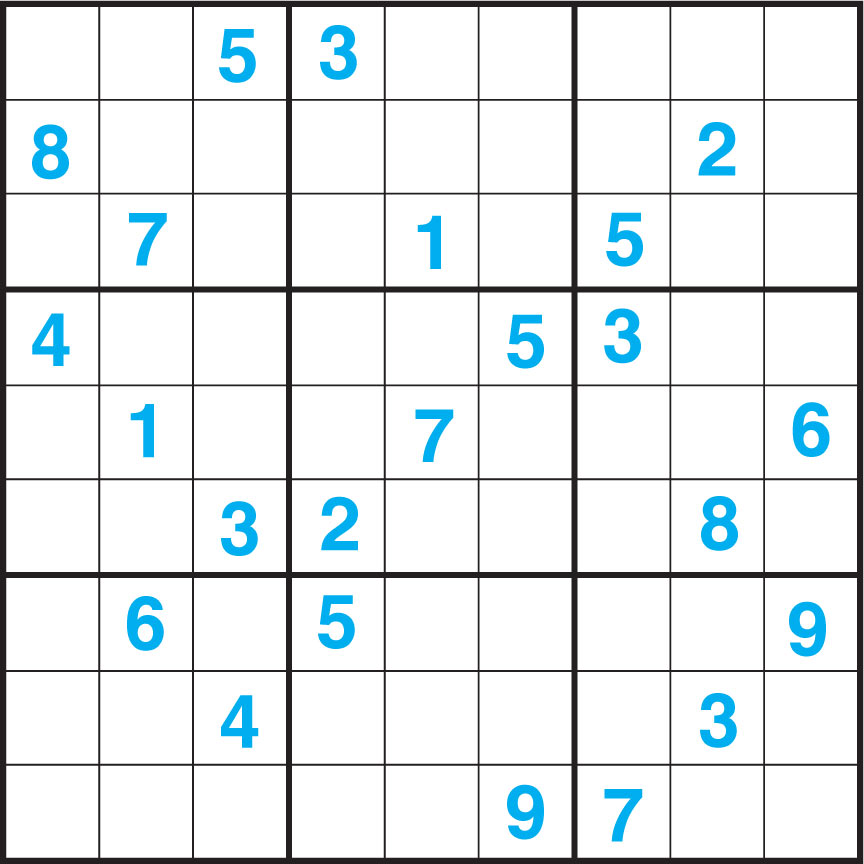
#> input picture Lab4/Tasks/line5.jpg, 864 x 864 px; the run also reads 1 picture not shown here
$ jupyter execute --allow-errors lab4.ipynb
#> lines starting #> are read from the running program, lines starting #| are printed output that depends on the picture; after the words box and inside, x2 and y2 are one past the last pixel; in counts of white or black regions, pixels touching at a corner belong together; long printed decimals are rounded
Задание №1

[cell 1]
import cv2
import numpy as np

[cell 2]
# Загрузка изображения
image = cv2.imread('line5.jpg')
#> image is the input picture: shape (864, 864, 3); mean B, G, R 236.2, 234.1, 228.7

# Преобразование изображения в оттенки серого
gray = cv2.cvtColor(image, cv2.COLOR_BGR2GRAY)

# Применение Гауссова размытия для уменьшения шума и улучшения обнаружения границ
gray = cv2.GaussianBlur(gray, (5, 5), 0)

# Обнаружение границ с помощью детектора границ Canny
edges = cv2.Canny(gray, 50, 150, apertureSize=3)
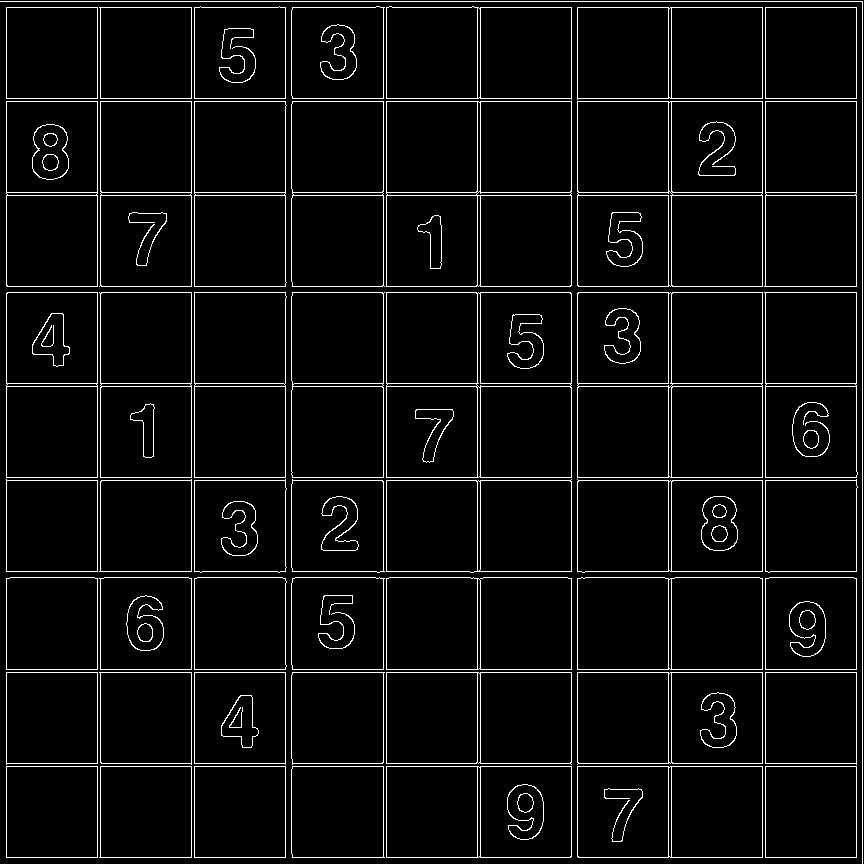
#> edges: shape (864, 864); 5% white in thin lines or dots

# Использование преобразования Хафа для обнаружения линий
# 1 - разрешение расстояния в пространстве Хафа в пикселях
# np.pi / 180 - разрешение угла в пространстве Хафа в радианах
# 100 - пороговое значение для принятия линии
lines = cv2.HoughLines(edges, 1, np.pi / 180, 200)
#> lines = 38 rows, first 8: [862, 0], [1, 1.57], [191, 0], [672, 1.57], [195, 1.57], [6, 0], [97, 0], [194, 0]

# Отрисовка линий на исходном изображении
for line in lines:
    rho, theta = line[0]
    a = np.cos(theta)
    b = np.sin(theta)
    x0 = a * rho
    y0 = b * rho
    x1 = int(x0 + 1000 * (-b))
    y1 = int(y0 + 1000 * (a))
    x2 = int(x0 - 1000 * (-b))
    y2 = int(y0 - 1000 * (a))
    cv2.line(image, (x1, y1), (x2, y2), (255, 255, 255), 14)
#> this loop made 38 passes
#> (rho, theta, a, b, x0, y0, x1, y1) on passes 1, 3, 4, 5, 6, 7, 8, 9, 10, 11, 12, 13: (862, 0, 1, 0, 862, 0, 862, 1000), (191, 0, 1, 0, 191, 0, 191, 1000), (672, 1.57, -4.37e-08, 1, -2.94e-05, 672, -1000, 671), (195, 1.57, -4.37e-08, 1, -8.52e-06, 195, -1000, 194), (6, 0, 1, 0, 6, 0, 6, 1000), (97, 0, 1, 0, 97, 0, 97, 1000), (194, 0, 1, 0, 194, 0, 194, 1000), (386, 0, 1, 0, 386, 0, 386, 1000), (668, 0, 1, 0, 668, 0, 668, 1000), (762, 0, 1, 0, 762, 0, 762, 1000), (765, 0, 1, 0, 765, 0, 765, 1000), (98, 1.57, -4.37e-08, 1, -4.28e-06, 98, -1000, 97)
#> (rho, theta, b, x0, y0, x1, y1, x2) on pass 2: (1, 1.57, 1, -4.37e-08, 1, -1000, 0, 999)
#> image: shape (864, 864, 3); 16.79% of pixels changed, all inside (x1, y1, x2, y2) = (0, 0, 864, 864)

# Отображение результата
cv2.imshow('Hough Lines', image)
cv2.imshow('ISH', gray)
cv2.imshow('edges', edges)
cv2.waitKey(0)
cv2.destroyAllWindows()

Задание №2

[cell 3]
path = r"./res_circ.jpg"
pic = cv2.imread(path, cv2.IMREAD_COLOR)
#b, r, g = cv2.split(pic)
#pic = cv2.merge([b,r,g])
pic_g = cv2.imread(path, cv2.IMREAD_GRAYSCALE)
#> pic_g: shape (498, 334); min 0, max 255, mean 206.5
pic_f = cv2.GaussianBlur(255 - pic_g,(3,3),0)
a = pic.shape[0]
#> a = 498
circles = cv2.HoughCircles(pic_g, cv2.HOUGH_GRADIENT, 1, minDist = a//20, param1 = 100, param2 = 50, minRadius = a//1000, maxRadius = a//2)
#> circles = [[106.5, 412.5, 48.3], [183.5, 284.5, 54.6], [221.5, 99.5, 29.3], [79.5, 100.5, 47.4]]
print(circles[0])
#| [[106.5 412.5  48.3]
#|  [183.5 284.5  54.6]
#|  [221.5  99.5  29.3]
#|  [ 79.5 100.5  47.4]]
max_radius = 0
for circle in circles[0]:
    center = int(circle[0]), int(circle[1])
    radius = int(circle[2])
    if max_radius < radius: max_radius = radius
    cv2.circle(pic, center, radius, (0, 0, 255), 3)
#> this loop made 4 passes
#> (circle, center, radius, max_radius) on passes 1 to 2: ([106.5, 412.5, 48.3], (106, 412), 48, 48), ([183.5, 284.5, 54.6], (183, 284), 54, 54)
#> (circle, center, radius) on passes 3 to 4: ([221.5, 99.5, 29.3], (221, 99), 29), ([79.5, 100.5, 47.4], (79, 100), 47)
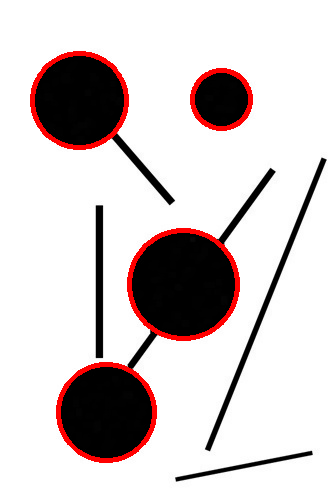
#> pic: shape (498, 334, 3); mean B, G, R 203.1, 203.1, 211.7
#> after the loop, max_radius = 54
cv2.imshow('result', pic)
cv2.imshow('original', pic_g)
cv2.imshow('pic_f', pic_f)
print(f"Максимальный радиус равен {max_radius}")
#| Максимальный радиус равен 54
cv2.waitKey(0)
cv2.destroyAllWindows()

[cell 4]
path = r"./res_circ.jpg"
image = cv2.imread(path)

# Преобразование изображения в оттенки серого
gray = cv2.cvtColor(image, cv2.COLOR_BGR2GRAY)
#gray_inv = cv2.bitwise_not(gray)

# Применение Гауссова размытия для уменьшения шума
blurred = cv2.GaussianBlur(gray, (5, 5), 0)
# Обнаружение границ с помощью детектора границ Canny
edges = cv2.Canny(blurred, 50, 150, apertureSize=3)
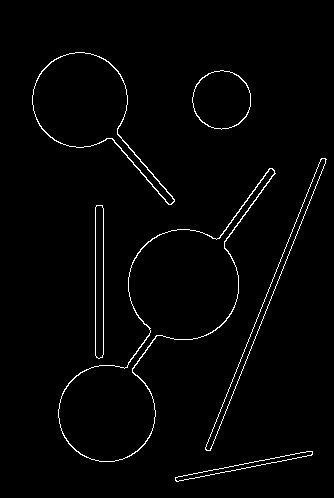
#> edges: shape (498, 334); 1.9% white in thin lines or dots, all inside (x1, y1, x2, y2) = (32, 52, 327, 482)

# Использование Probabilistic Hough Transform для обнаружения линий
# 1 и np.pi / 180 - разрешение в пространстве Хафа (расстояние и угол)
# 50 - минимальная длина линии
# 10 - максимальное разрыв между сегментами линии для считывания их за одну линию
lines = cv2.HoughLinesP(edges, 1, np.pi / 180, threshold=50, minLineLength=30, maxLineGap=5)
#> lines = [[205, 447, 321, 158], [103, 354, 103, 208], [95, 355, 95, 207], [235, 386, 326, 159], [210, 450, 305, 213], [218, 238, 269, 168], [224, 242, 274, 173], [176, 481, 312, 454], [117, 133, 172, 196], [175, 477, 308, 451], [112, 138, 168, 204], [219, 238, 270, 168]]

# Отрисовка линий на исходном изображении
max_len = 0
for num, line in enumerate(lines):
    #print(f"{num} {line[0]}")
    x1, y1, x2, y2 = line[0]
    len = np.sqrt((x2 - x1) ** 2 + (y2 - y1) ** 2)
    if max_len < len: max_len = len
    cv2.line(image, (x1, y1), (x2, y2), (0, 255, 0), 2)
#> this loop made 12 passes
#> (x1, y1, x2, y2, len, max_len) on pass 1: (205, 447, 321, 158, 311.4, 311.4)
#> (x1, y1, x2, y2, len) on passes 2 to 7: (103, 354, 103, 208, 146), (95, 355, 95, 207, 148), (235, 386, 326, 159, 244.6), (210, 450, 305, 213, 255.3), (218, 238, 269, 168, 86.61), (224, 242, 274, 173, 85.21)
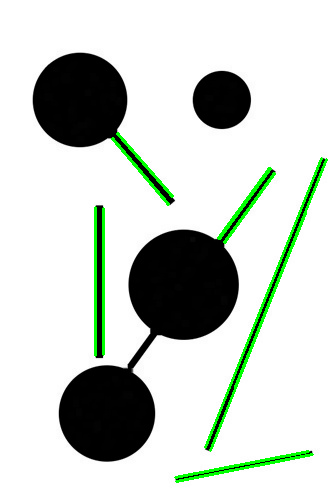
#> image: shape (498, 334, 3); mean B, G, R 202.8, 210, 202.8
#> after the loop, max_len = 311.4

# Отображение результата
cv2.imshow('Probabilistic Hough Lines', image)
cv2.imshow('edges', edges)
#cv2.imshow('gray_inv', gray_inv)
cv2.imshow('gray', gray)
print(f"Максимальная длина отрезка: {max_len}")
#| Максимальная длина отрезка: 311.411
cv2.waitKey(0)
cv2.destroyAllWindows()

Задание №3

[cell 5]
path = r"./4_5_1.jpg"
pic = cv2.imread(path, cv2.IMREAD_REDUCED_COLOR_8)
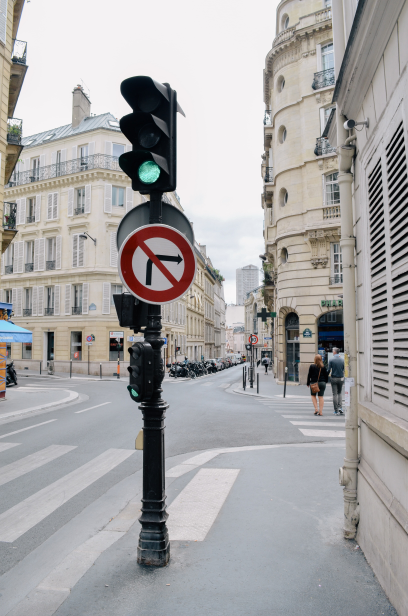
#> input picture Lab4/Tasks/4_5_1.jpg, 408 x 616 px
#> pic is the input picture: shape (616, 408, 3); mean B, G, R 164.4, 164.2, 165.8
#b, r, g = cv2.split(pic)
#pic = cv2.merge([b,r,g])
pic_g = cv2.imread(path, cv2.IMREAD_REDUCED_GRAYSCALE_8)
#> pic_g: shape (616, 408); min 2, max 248, mean 164.7
pic_f = cv2.GaussianBlur(255 - pic_g,(3,3),0)
#> pic_f: shape (616, 408)
a = pic.shape[0]
#> a = 616
circles = cv2.HoughCircles(pic_g, cv2.HOUGH_GRADIENT, 1, minDist = a//20, param1 = 100, param2 = 50, minRadius = a//1000, maxRadius = a//15)
#> circles = [[158.5, 263.5, 38.2]]
print(circles[0])
#| [[158.5 263.5  38.2]]
for circle in circles[0]:
    center = int(circle[0]), int(circle[1])
    radius = int(circle[2])
    cv2.circle(pic, center, radius, (0, 0, 255), 3)
#> this loop made 1 pass
#> (circle, center, radius) on pass 1: ([158.5, 263.5, 38.2], (158, 263), 38)
#> pic: shape (616, 408, 3); 0.48% of pixels changed, all inside (x1, y1, x2, y2) = (118, 223, 199, 304)
cv2.imshow('result', pic)
cv2.imshow('original', pic_g)
cv2.imshow('pic_f', pic_f)
cv2.waitKey(0)
cv2.destroyAllWindows()

[cell 6]
import cv2
path = r"./4_5_2.jpg"
pic = cv2.imread(path, cv2.IMREAD_REDUCED_COLOR_8)
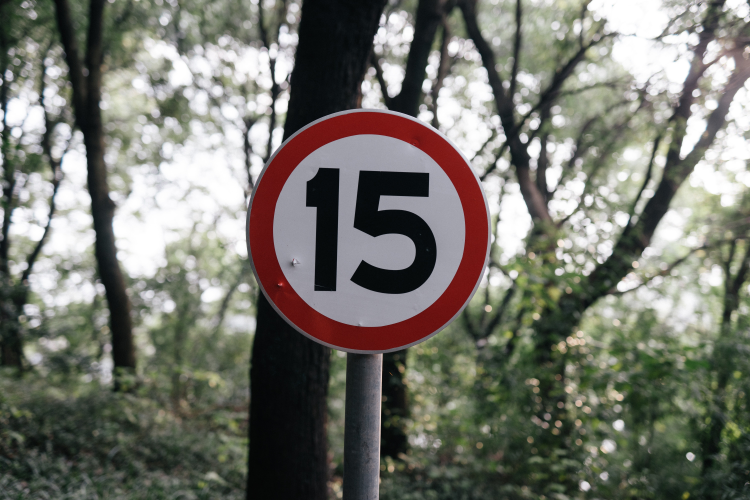
#> input picture Lab4/Tasks/4_5_2.jpg, 750 x 500 px
#> pic is the input picture: shape (500, 750, 3); mean B, G, R 109.6, 117.8, 117.5
pic_g = cv2.imread(path, cv2.IMREAD_REDUCED_GRAYSCALE_8)
#> pic_g: shape (500, 750); min 5, max 255, mean 116.8
pic_f = cv2.GaussianBlur(255 - pic_g,(3,3),0)
#> pic_f: shape (500, 750)
a = pic.shape[0]
#> a = 500
circles = cv2.HoughCircles(pic_g, cv2.HOUGH_GRADIENT, 1, minDist = a//20, param1 = 100, param2 = 50, minRadius = a//5, maxRadius = a//4)
#> circles = [[369.5, 232.5, 121.1]]
print(circles[0])
#| [[369.5 232.5 121.1]]
for circle in circles[0]:
    center = int(circle[0]), int(circle[1])
    radius = int(circle[2])
    cv2.circle(pic, center, radius, (0, 0, 255), 3)
#> this loop made 1 pass
#> (circle, center, radius) on pass 1: ([369.5, 232.5, 121.1], (369, 232), 121)
#> pic: shape (500, 750, 3); 1.01% of pixels changed, all inside (x1, y1, x2, y2) = (246, 109, 493, 356)
cv2.imshow('result', pic)
cv2.imshow('original', pic_g)
cv2.imshow('pic_f', pic_f)
cv2.waitKey(0)
cv2.destroyAllWindows()

[cell 7]
import cv2
path = r"./4_5_3.jpg"
pic = cv2.imread(path, cv2.IMREAD_REDUCED_COLOR_8)
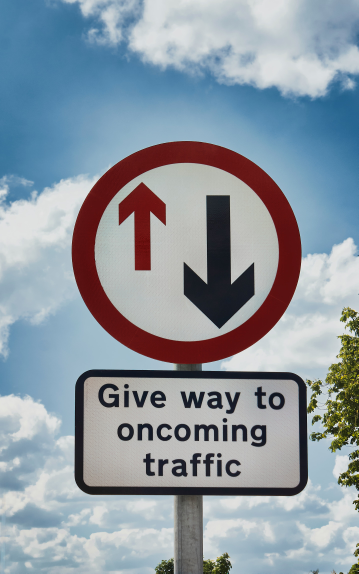
#> input picture Lab4/Tasks/4_5_3.jpg, 359 x 574 px
#> pic is the input picture: shape (574, 359, 3); mean B, G, R 161.8, 152, 140.6
#b, r, g = cv2.split(pic)
#pic = cv2.merge([b,r,g])
pic_g = cv2.imread(path, cv2.IMREAD_REDUCED_GRAYSCALE_8)
#> pic_g: shape (574, 359); min 9, max 228, mean 149.7
pic_f = cv2.GaussianBlur(255 - pic_g,(3,3),0)
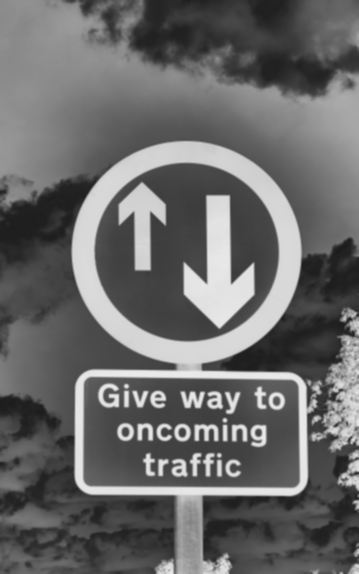
#> pic_f: shape (574, 359); min 27, max 234, mean 105.3
a = pic.shape[0]
#> a = 574
circles = cv2.HoughCircles(pic_g, cv2.HOUGH_GRADIENT, 1, minDist = a//20, param1 = 100, param2 = 50, minRadius = a//10, maxRadius = a//5)
#> circles = [[189.5, 252.5, 111.2]]
print(circles[0])
#| [[189.5 252.5 111.2]]
for circle in circles[0]:
    center = int(circle[0]), int(circle[1])
    radius = int(circle[2])
    cv2.circle(pic, center, radius, (0, 0, 255), 3)
#> this loop made 1 pass
#> (circle, center, radius) on pass 1: ([189.5, 252.5, 111.2], (189, 252), 111)
#> pic: shape (574, 359, 3); 1.72% of pixels changed, all inside (x1, y1, x2, y2) = (76, 139, 303, 366)
cv2.imshow('result', pic)
cv2.imshow('original', pic_g)
cv2.imshow('pic_f', pic_f)
cv2.waitKey(0)
cv2.destroyAllWindows()

Задание №4

[cell 8]
import cv2
import numpy as np
path = r"./6-1.png"
def contourRecogniton(contour, maxDiff):
    contourArea = cv2.contourArea(contour=contour)
    c, r = cv2.minEnclosingCircle(contour)
    circArea = np.pi * r**2
    rect = cv2.boundingRect(contour)
    x,y,w,h = rect
    rectArea = w * h
    if abs(contourArea - circArea) <= maxDiff:
        return "Окружность"
    if abs(contourArea - rectArea) <= maxDiff:
        return "Прямоугольник"
    else:
        return "Треугольник"
picture =cv2.imread(path,cv2.IMREAD_COLOR)
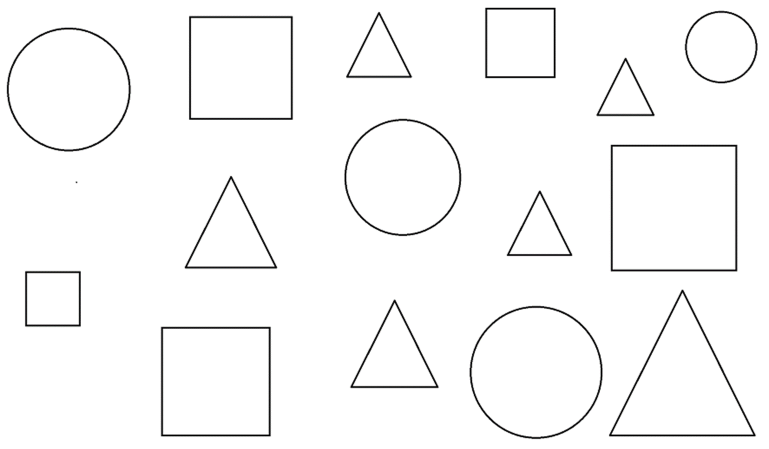
#> input picture Lab4/Tasks/6-1.png, 1538 x 897 px (shown at 1/2 size)
#> picture is the input picture: shape (897, 1538, 3); mean B, G, R 248.7, 248.7, 248.7
gray = cv2.cvtColor(picture,cv2.COLOR_BGR2GRAY)
#> gray: shape (897, 1538)
gray = cv2.bitwise_not(gray)
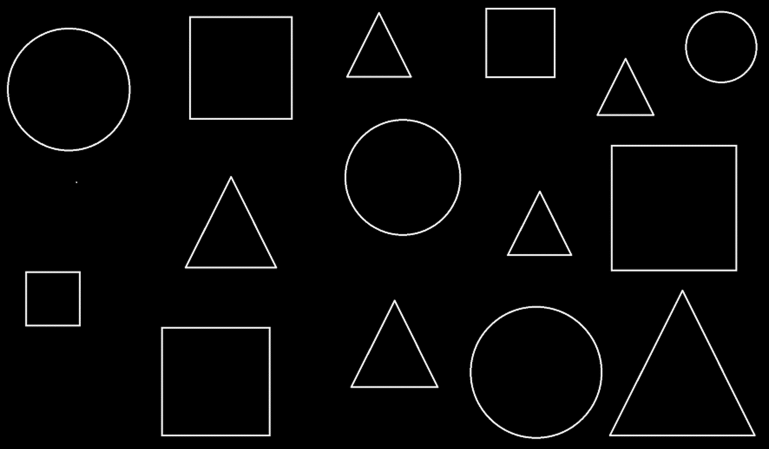
#> gray: shape (897, 1538) (shown at 1/2 size); min 0, max 255, mean 6.3
res = cv2.findContours(gray,cv2.RETR_TREE,cv2.CHAIN_APPROX_SIMPLE)
#> res = 31 contours, 1 with area under 20; largest, box (x1, y1, x2, y2) and area: (1219, 288, 1477, 545) 64808, (1225, 293, 1471, 539) 59397, (938, 610, 1206, 879) 56044, (943, 616, 1201, 874) 51736, (320, 652, 543, 875) 48972
contours, hierarchy = res
#> contours has the same summary as res
#> (the rest of this cell did not finish here and is left out)
